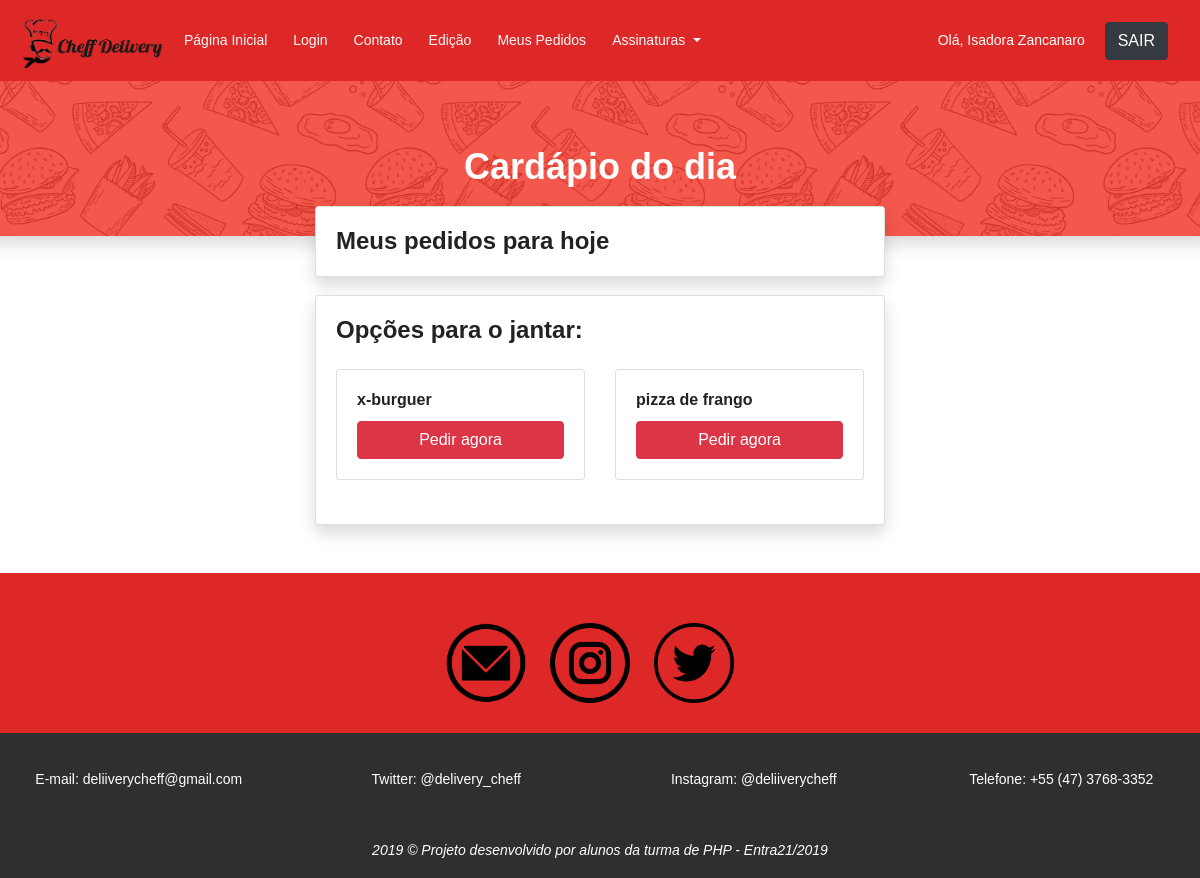
The app's page /cardapio2.php (signed in) with its own data.
### tables this page shows
CREATE TABLE `cardapio_dia` (
  `id_cardapio` int(11) NOT NULL,
  `nome_comida` varchar(255) NOT NULL,
  `categoria_comida` enum('cafe_manha','almoco','jantar') NOT NULL,
  `data_cardapio` datetime NOT NULL,
  `excluido` enum('sim','nao') NOT NULL
);

### cardapio2.php (the view, shortened to what this page needs)
<?php
require_once"include/conexao.php";
$lista = "SELECT * FROM cardapio_dia WHERE DATE(data_cardapio) = CURRENT_DATE() AND excluido <> 'sim'";
$queryCardapio = mysqli_query($con, $lista);
$lista = mysqli_fetch_all($queryCardapio, MYSQLI_ASSOC);
$agora = date('H');
$hora_inicio_cafe = 5;
$hora_termino_cafe = 8;
$hora_inicio_almoco = 10;
$hora_termino_almoco = 13;
$hora_inicio_janta = 17;
$hora_termino_janta = 21;
if ($agora >= $hora_inicio_janta && $agora <= $hora_termino_janta)
	$texto_topo = "jantar";
?>
<!DOCTYPE html>
<html lang="pt-br">
<head>
	<link rel="stylesheet" href="https://stackpath.bootstrapcdn.com/bootstrap/4.3.1/css/bootstrap.min.css">
	<link rel="stylesheet" type="text/css" href="media/css/estilos.css">
	<link rel="stylesheet" href="css/linearicons.css">
	<link rel="stylesheet" href="media/css/main.css">
</head>
<body >
	<?php
	require_once "header.php";
	?>
	<div class="row">
		<div class="shadow" style="  background-color: #f2392c ;
		background-image: url('media/images/food-pattern.png');
		min-height: 100px;
		min-width: 100%;
		background-size: 30%;
		background-position: center 1050px;">
			<div class="text-center my-5" >
				<h1 class="text-white pt-3">Cardápio do dia</h1>
			</div>
		</div>
	</div>
	<div class="col-10 col-md-6 mt-5 offset-md-3 offset-1 mb-5" style="margin-top: -30px !important;" >
		<div class="card shadow" style="margin-right: auto; margin-left: auto;">
			<div class="card-body" >
				<h3>Meus pedidos para hoje</h3>
			</div>
		</div>
	</div>
	<div class="col-10 col-md-6 mt-5 offset-md-3 offset-1 mb-5" style="margin-top: -30px !important;" >
		<div class="card shadow" style="margin-right: auto; margin-left: auto;">
			<div class="card-body" >
				<div class="row">
					<?php if (!($agora >= $hora_inicio_cafe && $agora <= $hora_termino_cafe) && !($agora >= $hora_inicio_almoco && $agora <= $hora_termino_almoco) && !($agora >= $hora_inicio_janta && $agora <= $hora_termino_janta)) { ?>
						<div class="col-12">
							<h3 class="mb-4">Infelizmente não estamos aceitando pedidos no momento =(</h3>
							<p>O horário dos pedidos são:</p>
							<span class="font-weight-bold pr-1">Café da manhã:</span> 5h e 8h.<br>
							<span class="font-weight-bold pr-1">Almoço:</span> 10h e 13h.<br>
							<span class="font-weight-bold pr-1">Janta:</span> 19h e 21h.<br>
						</div>
					<?php } else { ?>
						<div class="col-12">
							<h3 class="mb-4">Opções para o <?=$texto_topo?>:</h3>
						</div>
					<?php } ?>
					<?php foreach ($lista as $item) { ?>
						<?php if (($agora >= $hora_inicio_cafe && $agora <= $hora_termino_cafe && $item['categoria_comida'] == 'cafe_manha') ||
								  ($agora >= $hora_inicio_almoco && $agora <= $hora_termino_almoco && $item['categoria_comida'] == 'almoco') ||
								  ($agora >= $hora_inicio_janta && $agora <= $hora_termino_janta && $item['categoria_comida'] == 'jantar')) { ?>
							<div class="col-6 mb-4">
								<div class="card">
									<div class="card-body">
										<h5 class="card-title"><?=utf8_encode($item['nome_comida'])?></h5>
										<?php if (isset($_SESSION['logado']) || $_SESSION['logado'] == true) { ?>
											<?php if ($_SESSION['tp_usuario'] != 'administrador') { ?>
												<a href="escolha_cardapio.php" class="btn btn-danger col-md-12">Pedir agora</a>
											<?php } ?>
										<?php } ?>
									</div>
								</div>
							</div>
						<?php  } ?>
					<?php } ?>
				</div>
			</div>
		</div>
	</div>
<center>
	<div class="redes-sociais" style="background-color: #de2828;">
		<div class="container">
			<a href="https://mail.google.com/mail/u/0/#inbox?compose=DmwnWrRmTgXbBSZDhPSBJsPLwHzgBPqskCzpPtNTPhwSkgLdBBXnbmRScSHtKdnmsdqlgZFHsnsQ"><img src="media/images/email.png" alt="email" title="email" class="icones"></a>
			<a href="https://www.instagram.com/deliiverycheff/?hl=pt-br"><img src="media/images/instagram.png" alt="instagram" title="instagram" id="instagram " class="icones"></a>
			<a href="https://twitter.com/delivery_cheff"><img src="media/images/twitter.png" alt="twitter" title="twitter" class="icones"></a>
		</center>
<footer>
	<div class="footer-item">
		<div class="row">
			<a href="https://mail.google.com/mail/u/0/#inbox?compose=DmwnWsTJtrnhxXwfpDgvhvzGsLRlLgjHgjcfzcQFCTNqvbqkMSDXnPTwMNHPSkbjVnnrBWWPBfJq" class="col-sm-12 col-md-3">E-mail: deliiverycheff@gmail.com</a>
			<a href="https://twitter.com/delivery_cheff" class="col-sm-12 col-md-3">Twitter: @delivery_cheff </a>
			<a href="https://www.instagram.com/deliiverycheff/?hl=pt-br"class="col-sm-12 col-md-3">Instagram: @deliiverycheff</a>
			<a href=""class="col-sm-12 col-md-3">Telefone: +55 (47) 3768-3352</a>
		</div>
	</div>
	<div id="negrito" class="mt-4">
		<p class="mt-5 font-italic">2019 &copy; <strong>Projeto desenvolvido por alunos da turma de PHP - Entra21/2019</strong></p>
	</div>
</footer>
</body>
</html>

### media/css/estilos.css (style rules this page uses)
* { font-family: arial; }
.redes-sociais { height: 160px; width: 100%; }
.icones { width: 80px; height: 80px; margin-top: 50px; margin-right: 20px; }
footer { background-color: rgba(47, 47, 47); overflow: hidden; height: 145px; }
.footer-item { margin-top: 35px; color: white; text-align: center; width: 100%: }
.footer-item a { color: white; text-decoration: none; }
#negrito { text-align: center; color: white; margin-top: 10px; }

### media/css/main.css (style rules this page uses)
body { color:#777;font-family:"Poppins",sans-serif;font-size:14px;font-weight:300;line-height:1.625em;position:relative }
a { -webkit-transition:all 0.3s ease 0s;-moz-transition:all 0.3s ease 0s;-o-transition:all 0.3s ease 0s;transition:all 0.3s ease 0s }
a,a:focus,a:hover { text-decoration:none;outline:0 }
h1,h2,h3,h4,h5,h6 { font-family:"Poppins",sans-serif;color:#222;line-height:1.2em !important;margin-bottom:0;margin-top:0;font-weight:600 }
h1,.h1 { font-size:36px }
h3,.h3 { font-size:24px }
h5,.h5 { font-size:16px }
.mb-5 { margin-bottom:5px }
.text-white { color:#fff }
.text-center { text-align:center }
h1 { font-size:36px }
h3 { font-size:24px }
h5 { font-size:16px }
h1,h2,h3,h4,h5,h6 { line-height:1.5em }

### records on screen
cardapio_dia: nome_comida "x-burguer"
cardapio_dia: nome_comida "pizza de frango"

### other values on screen
$_SESSION['nome_usuario'] "Isadora Zancanaro"
$texto_topo "jantar"
